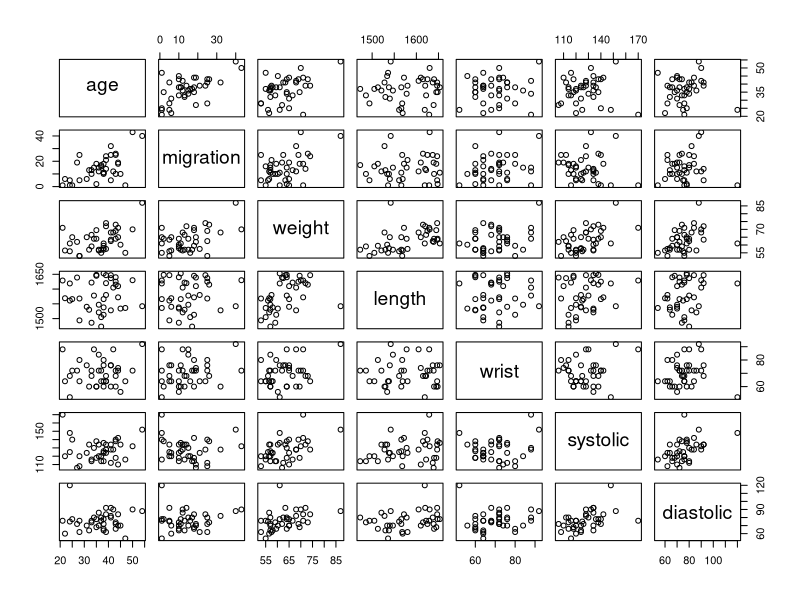
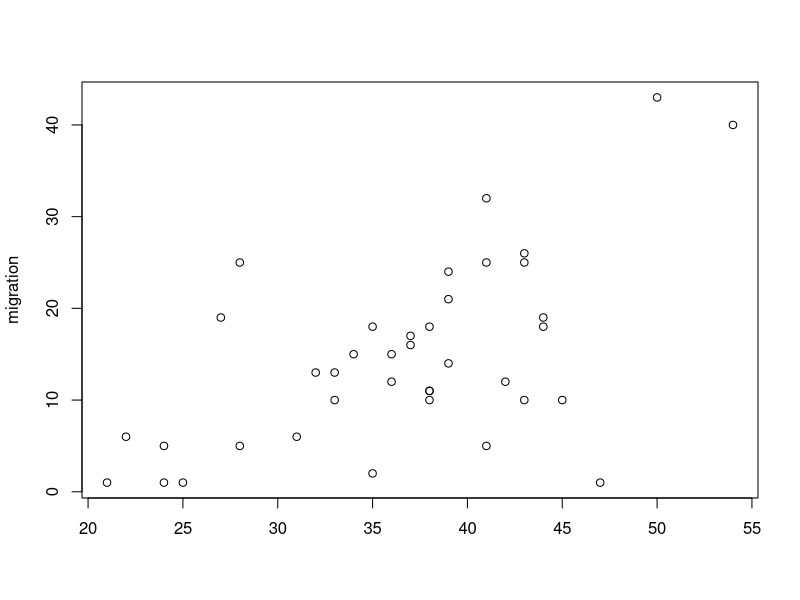
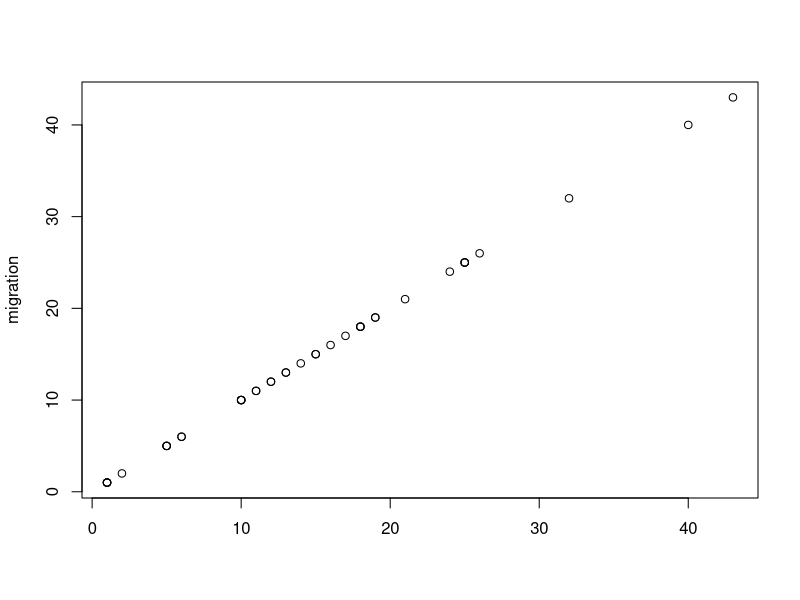
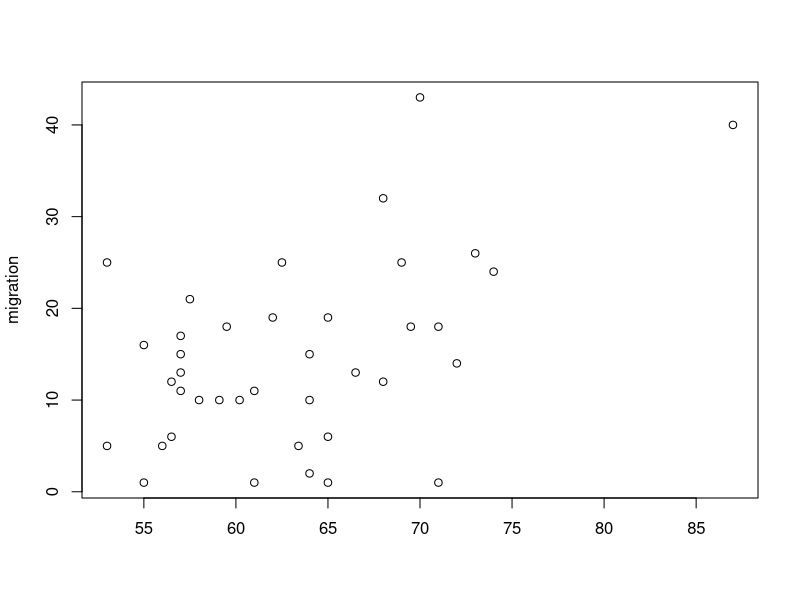
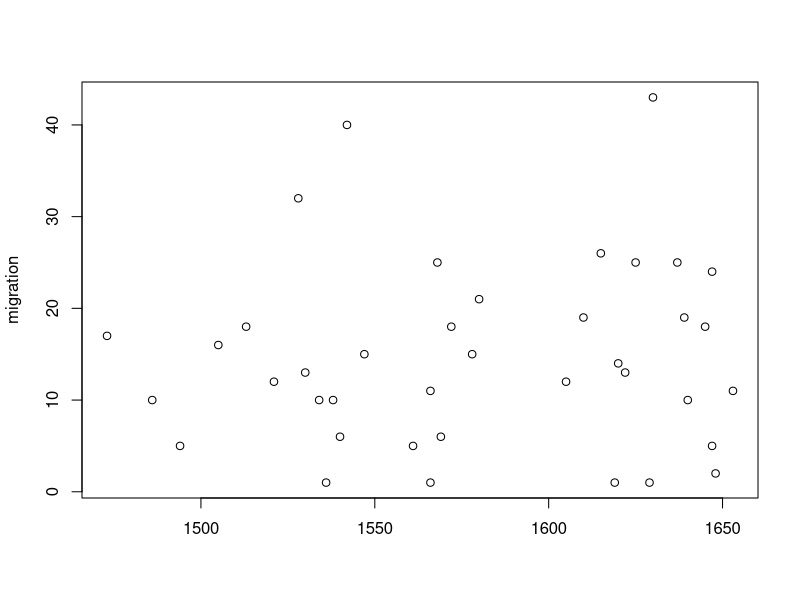
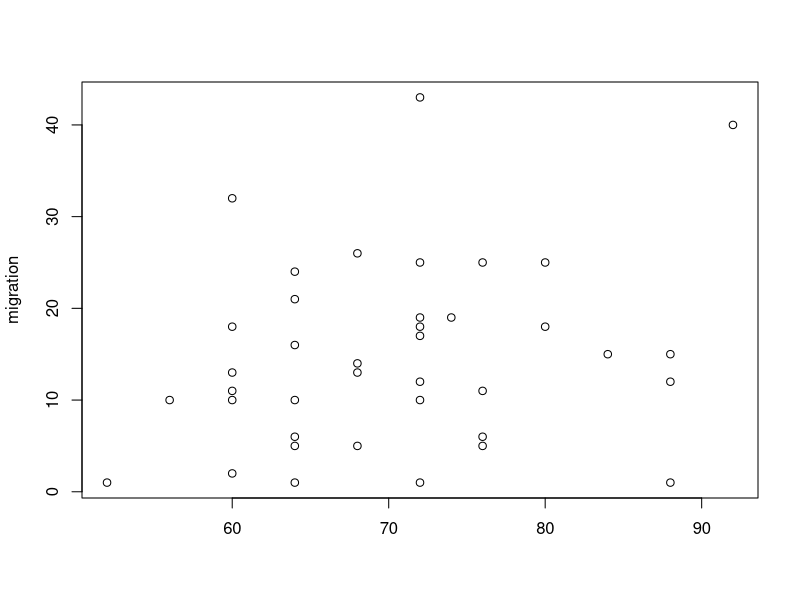
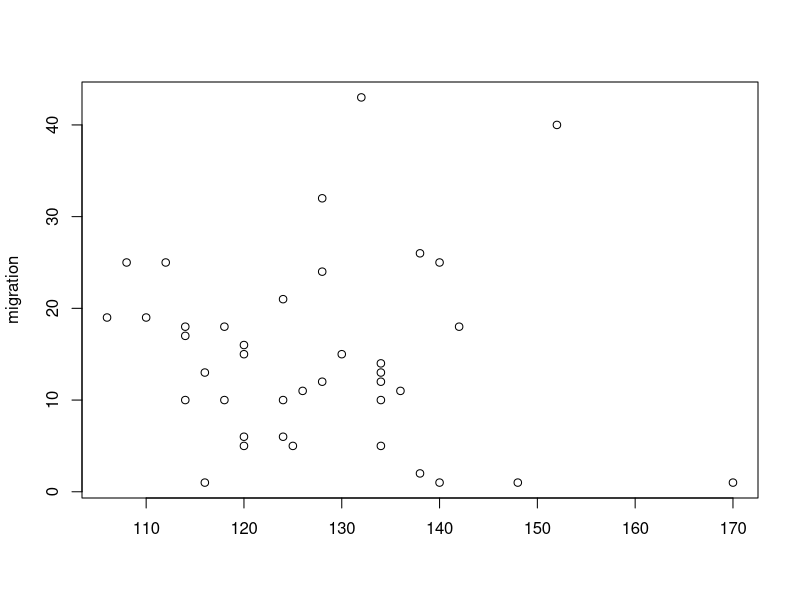
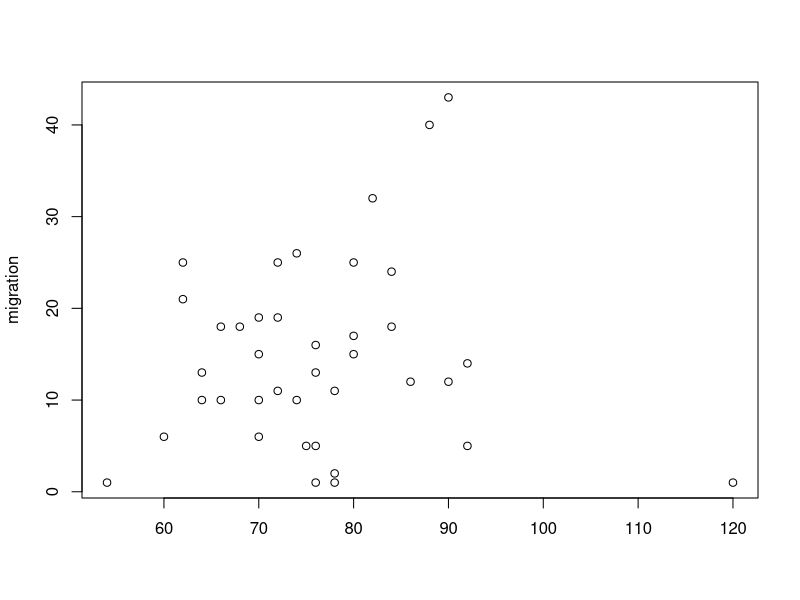

Write the R code that produced these figures, in order.
#1.1
peru = read.table("peruvians.txt", header=T)
peru = peru[,-c(5,6,7)]
pairs(peru)

#1.2
#This shows the spearman rank correlation against all variables
correl_s = cor(peru, method="spearman")

correl_s[2, ]

for (i in 1:7){
  plot(peru[,i],peru[,2],ylab="migration",xlab="")
}